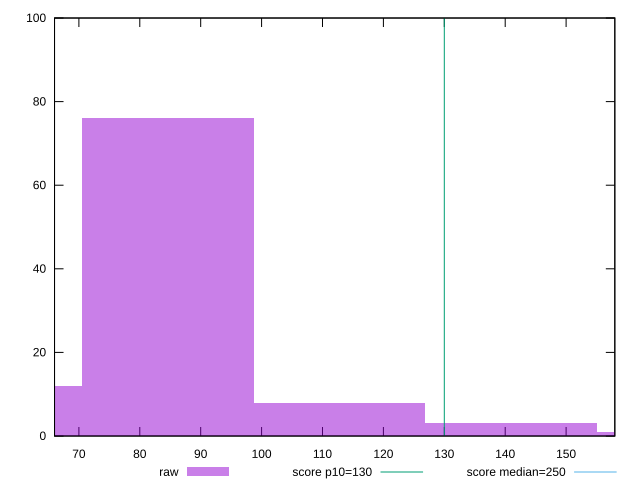

Generate this figure with gnuplot:
reset

$raw <<EOF
84.58210533906717 76
56.38807022604478 12
112.77614045208956 8
140.97017556511196 3
169.16421067813434 1
EOF

set key outside below
set boxwidth 28.19403511302239
set xrange [66:158]
set yrange [0:100]
set trange [0:100]
set style fill transparent solid 0.5 noborder

set parametric
set terminal svg size 640, 490 enhanced background rgb 'white'
set output "report_00019_2021-02-10T18-14-37.922Z//max-potential-fid/samples/pages+cached+noadtech+nomedia/raw/histogram.svg"

plot $raw title "raw" with boxes, \
     130,t title "score p10=130", \
     250,t title "score median=250"

reset
